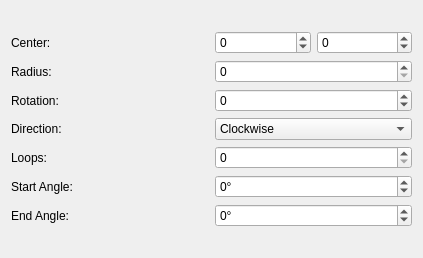
<?xml version="1.0" encoding="UTF-8"?>
<ui version="4.0">
 <class>InspectorSpatSymbolBernoulliLemniscate</class>
 <widget class="QWidget" name="InspectorSpatSymbolBernoulliLemniscate">
  <property name="geometry">
   <rect>
    <x>0</x>
    <y>0</y>
    <width>423</width>
    <height>258</height>
   </rect>
  </property>
  <property name="windowTitle">
   <string>Form</string>
  </property>
  <layout class="QVBoxLayout" name="verticalLayout">
   <item>
    <layout class="QGridLayout" name="gridLayout">
     <item row="0" column="0">
      <widget class="QLabel" name="label_6">
       <property name="text">
        <string>Center:</string>
       </property>
      </widget>
     </item>
     <item row="0" column="1">
      <layout class="QHBoxLayout" name="horizontalLayout_2">
       <item>
        <widget class="QSpinBox" name="centerX">
         <property name="minimum">
          <number>-100</number>
         </property>
         <property name="maximum">
          <number>100</number>
         </property>
        </widget>
       </item>
       <item>
        <widget class="QSpinBox" name="centerY">
         <property name="minimum">
          <number>-100</number>
         </property>
         <property name="maximum">
          <number>100</number>
         </property>
        </widget>
       </item>
      </layout>
     </item>
     <item row="1" column="0">
      <widget class="QLabel" name="label">
       <property name="text">
        <string>Radius:</string>
       </property>
      </widget>
     </item>
     <item row="1" column="1">
      <widget class="QSpinBox" name="radius">
       <property name="maximum">
        <number>100</number>
       </property>
      </widget>
     </item>
     <item row="3" column="1">
      <widget class="QComboBox" name="direction">
       <property name="editable">
        <bool>false</bool>
       </property>
       <item>
        <property name="text">
         <string>Clockwise</string>
        </property>
       </item>
       <item>
        <property name="text">
         <string>Anticlockwise</string>
        </property>
       </item>
      </widget>
     </item>
     <item row="3" column="0">
      <widget class="QLabel" name="label_2">
       <property name="text">
        <string>Direction:</string>
       </property>
      </widget>
     </item>
     <item row="4" column="1">
      <widget class="QSpinBox" name="rotations"/>
     </item>
     <item row="4" column="0">
      <widget class="QLabel" name="label_3">
       <property name="text">
        <string>Loops:</string>
       </property>
      </widget>
     </item>
     <item row="5" column="1">
      <widget class="QSpinBox" name="startAngle">
       <property name="suffix">
        <string>°</string>
       </property>
       <property name="minimum">
        <number>-180</number>
       </property>
       <property name="maximum">
        <number>180</number>
       </property>
      </widget>
     </item>
     <item row="5" column="0">
      <widget class="QLabel" name="label_4">
       <property name="text">
        <string>Start Angle:</string>
       </property>
      </widget>
     </item>
     <item row="6" column="1">
      <widget class="QSpinBox" name="stopAngle">
       <property name="suffix">
        <string>°</string>
       </property>
       <property name="minimum">
        <number>-180</number>
       </property>
       <property name="maximum">
        <number>180</number>
       </property>
      </widget>
     </item>
     <item row="6" column="0">
      <widget class="QLabel" name="label_5">
       <property name="text">
        <string>End Angle:</string>
       </property>
      </widget>
     </item>
     <item row="2" column="1">
      <widget class="QSpinBox" name="innerRadius">
       <property name="minimum">
        <number>-180</number>
       </property>
       <property name="maximum">
        <number>180</number>
       </property>
      </widget>
     </item>
     <item row="2" column="0">
      <widget class="QLabel" name="label_7">
       <property name="text">
        <string>Rotation:</string>
       </property>
      </widget>
     </item>
    </layout>
   </item>
  </layout>
 </widget>
 <resources>
  <include location="musescore.qrc"/>
 </resources>
 <connections/>
</ui>
